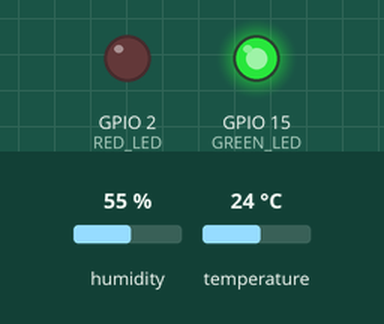
Simulated run of this sketch. Board: ESP32. On the bench: output pins drawn as LEDs (lit = HIGH). Inputs (shaded band) come from the test bench; at power-on: humidity 55 %, temperature 24 °C. Nothing arrives over Bluetooth unless stated.

Above: at 5.8 s.
5.9 s: humidity set to 52 %
11.9 s: humidity set to 49 %
At 15.6 s:
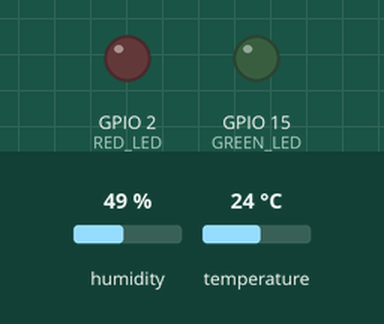
17.9 s: temperature set to 34 °C
23.9 s: temperature set to 37 °C
At 26.2 s:
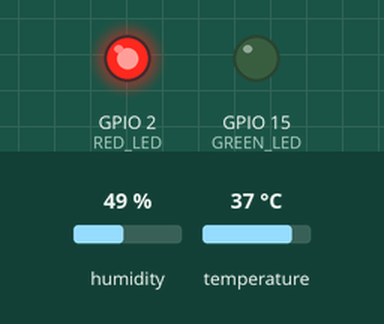
29.9 s: humidity set to 68 %
At 30.8 s:
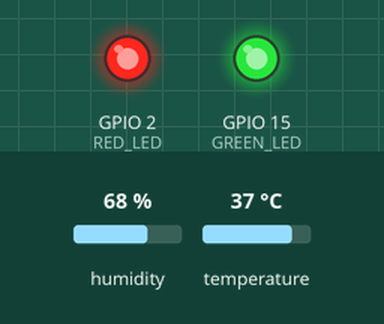
35.9 s: humidity set to 22 %
At 41.4 s:
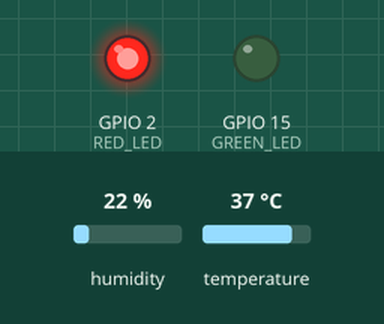
Timing chart, 0 to 42.9 s (numbered marks = the images above; inputs shaded):
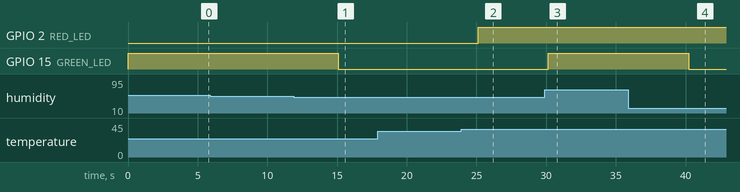

The sketch:

Re_u3.ino
```cpp
#include <BluetoothSerial.h>
#include <DHT.h>

#define DHTPIN  4
#define RED_LED  2
#define GREEN_LED  15

#define DHTTYPE DHT11
DHT dht(DHTPIN, DHTTYPE);
BluetoothSerial SerialBT;

void setup() {
  Serial.begin(9600);
  SerialBT.begin("ESP32-DHT11");
  pinMode(RED_LED, OUTPUT);
  pinMode(GREEN_LED, OUTPUT);

  dht.begin();
}

void loop() {
  float temp = dht.readTemperature();
  float hum = dht.readHumidity();

  // Verificamos si la lectura fue correcta
  if (isnan(temp) || isnan(hum)) {
    Serial.println("Error al leer del sensor DHT11");
    return;
  }

  // Control del LED rojo (temperatura mayor a 35 grados)
  if (temp > 35) {
    digitalWrite(RED_LED, HIGH);
  } else {
    digitalWrite(RED_LED, LOW);
  }

  // Control del LED verde (humedad mayor al 50%)
  if (hum > 50) {
    digitalWrite(GREEN_LED, HIGH);
  } else {
    digitalWrite(GREEN_LED, LOW);
  }

  // Enviar datos por Bluetooth
  String data = "Temp:" + String(temp) + ",Hum:" + String(hum);
  SerialBT.println(data);

  delay(5000);
}
```

Measured:
- the behaviour switches between 51 and 50 % on humidity (found by bisection; images 0 and 1)
- the behaviour switches between 35 and 36 °C on temperature (found by bisection; images 1 and 2)
- after the input at 5.9 s, every drawn part: stays the same
- after the input at 11.9 s, GPIO 15 (GREEN_LED): HIGH → LOW after 3.2 s
- after the input at 17.9 s, every drawn part: stays the same
- after the input at 23.9 s, GPIO 2 (RED_LED): LOW → HIGH after 1.2 s
- after the input at 29.9 s, GPIO 15 (GREEN_LED): LOW → HIGH after 0.26 s
- after the input at 35.9 s, GPIO 15 (GREEN_LED): HIGH → LOW after 4.3 s
